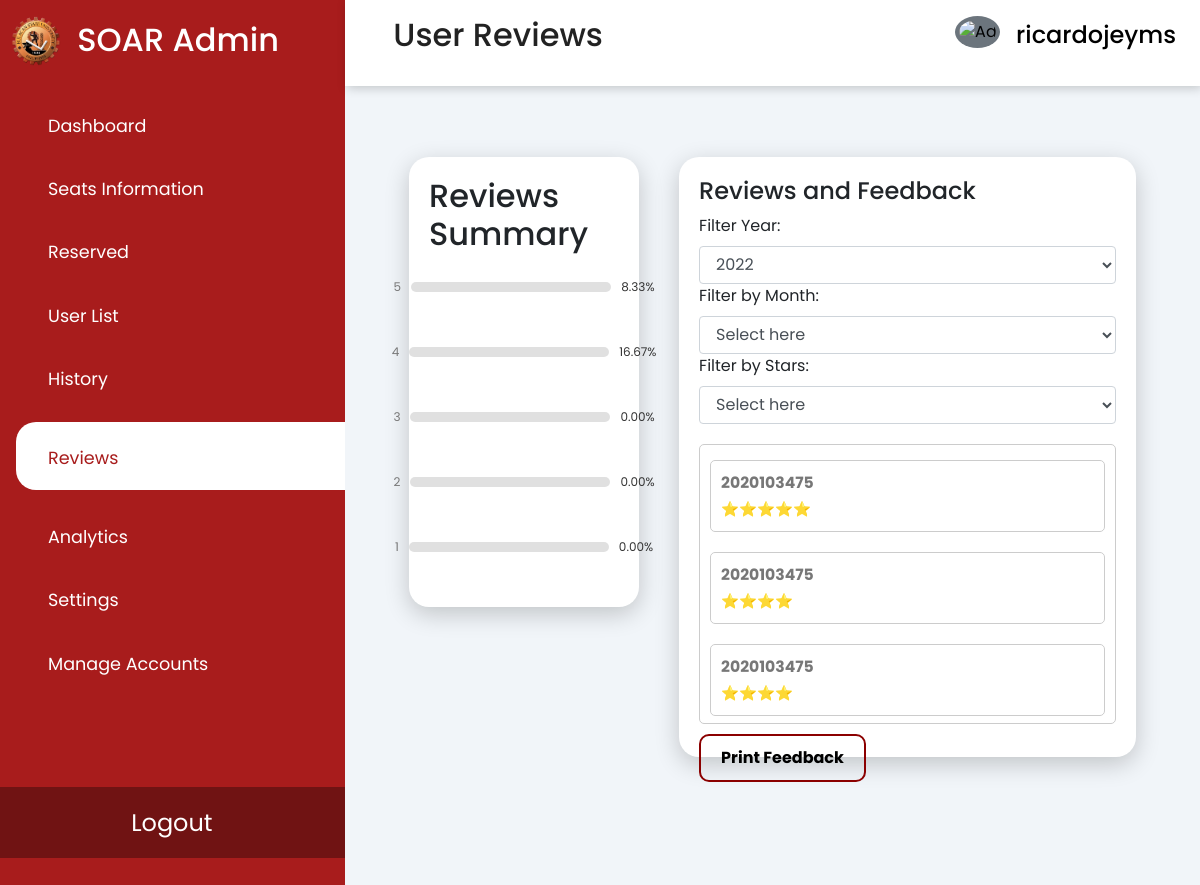
The app's page /php/adminReviews.php (signed in), older data.
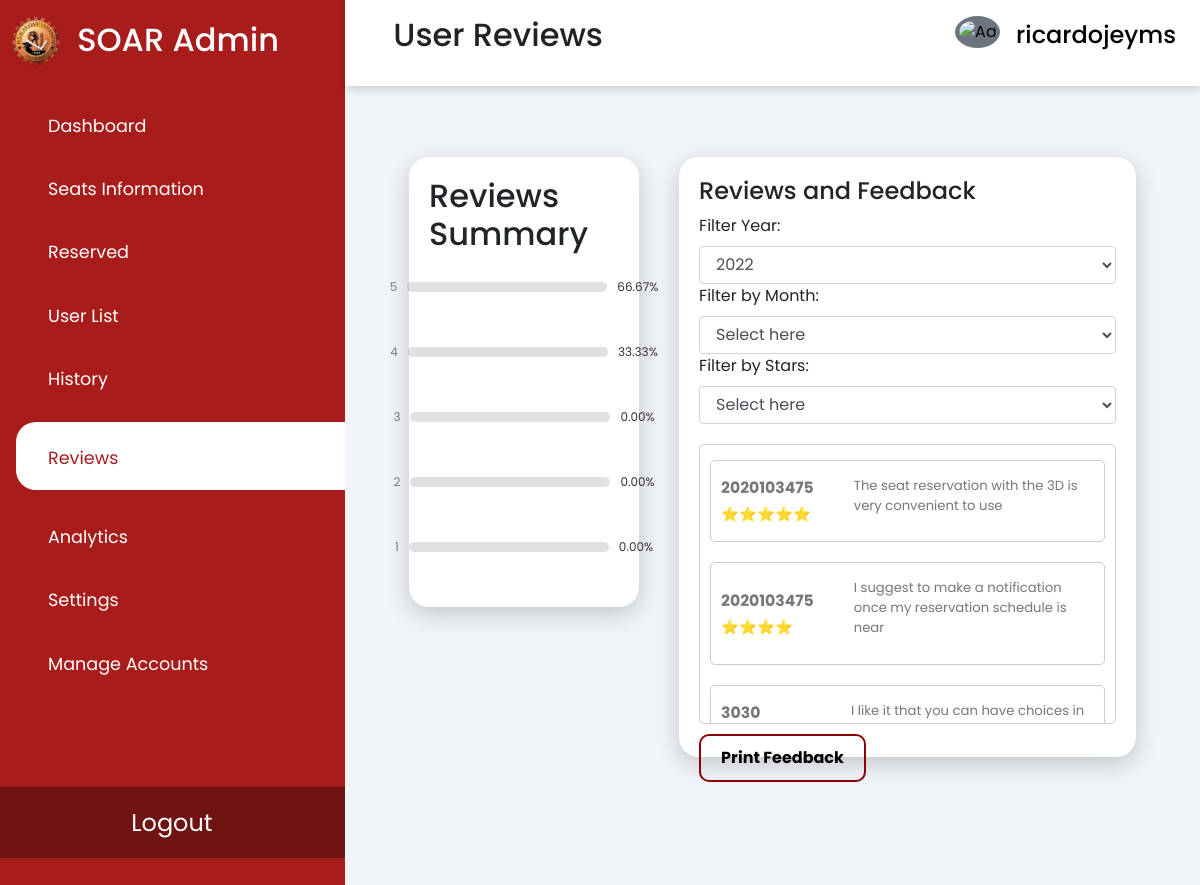
The same page, newer data.
### tables this page shows
CREATE TABLE `rating` (
  `rating_id` int(11) NOT NULL,
  `rating` int(11) DEFAULT NULL,
  `review` varchar(255) DEFAULT NULL,
  `date` date DEFAULT NULL,
  `user_id` int(11) DEFAULT NULL
);

### php/adminReviews.php (the view, shortened to what the changed rows need)
<?php
require 'connect.php';
?>
<!DOCTYPE HTML>
<html>
<head>
    <link rel="stylesheet" href="https://cdn.jsdelivr.net/npm/bootstrap@4.6.2/dist/css/bootstrap.min.css"
>
    <link rel="stylesheet" type="text/css" href="css/adminReviews.css" />
    <link rel="stylesheet"
        href="https://maxst.icons8.com/vue-static/landings/line-awesome/line-awesome/1.3.0/css/line-awesome.min.css">
</head>
<body>
    <div class="sidebar">
        <div class="sidebar-brand">
            <h2> <span>SOAR Admin</span></h2>
        </div>
    </div>
    <div class="header">
        <header>
            <h2>
                <label for="nav-toggle">
                    <div class="toggle">
                        <span class="la la-bars"></span>
                    </div>
                </label>
                User Reviews
            </h2>
        </header>
    </div>
    <div class="main-content">
        <main>
            <div class="dashboard">
                <?php
                $query = "SELECT rating, COUNT(*) AS count FROM rating GROUP BY rating";
                $result = $conn->query($query);
                $ratings = [];
                while ($row = $result->fetch_assoc()) {
                    $ratings[$row['rating']] = $row['count'];
                }
                $totalRatings = array_sum($ratings);
                $percentageRatings = [];
                foreach ($ratings as $rating => $count) {
                    $percentage = ($count / $totalRatings) * 100;
                    $percentageRatings[$rating] = $percentage;
                }
                ?>
                <div class="reviews-container">
                    <h2>Reviews Summary</h2>
                    <?php
                    for ($rating = 5; $rating >= 1; $rating--) {
                        $percentage = isset($percentageRatings[$rating]) ? $percentageRatings[$rating] : 0;
                        echo '<div class="review">';
                        echo '<span class="icon-container">' . $rating . ' <i class="fas fa-star"></i></span>';
                        echo '<div class="progress">';
                        echo '</div>';
                        echo '<span class="percent">' . number_format($percentage, 2) . '%</span>';
                        echo '</div>';
                    }
                    ?>
                </div>
                <div class="box-container">
                    <div class="box">
                        <div>
                            <?php
                            if (isset($_GET['search'])) {
                                $valueToSearch = $_GET['search'];
                                $querySearch = "SELECT * FROM rating  WHERE rating_id >= 0";
                                $search_result = filterTable($querySearch);
                            } else {
                                $querySearch = "SELECT * FROM rating  WHERE rating_id >= 0";
                                $search_result = filterTable($querySearch);
                            }
                            function filterTable($querySearch)
                            {
                                require 'connect.php';
                                $filter_Result = mysqli_query($conn, $querySearch);
                                return $filter_Result;
                            }
                            ?>
                            <div class="review-list-container">
                                <div class="review-list">
                                    <?php
                                    if ($count = mysqli_num_rows($search_result) > 0) {
                                        while ($row2 = mysqli_fetch_array($search_result)) {
                                            ?>
                                            <div class="reviews">
                                                <div class="review-header">
                                                    <div class="review-info">
                                                        <span class="name">
                                                            <?php echo $row2['user_id']; ?>
                                                        </span>
                                                    </div>
                                                    <div class="star-rating">
                                                        <span>
                                                            <?php if ($row2['rating'] == "1") {
                                                                echo "⭐";
                                                            } elseif ($row2['rating'] == "2") {
                                                                echo "⭐⭐";
                                                            } elseif ($row2['rating'] == "3") {
                                                                echo "⭐⭐⭐";
                                                            } elseif ($row2['rating'] == "4") {
                                                                echo "⭐⭐⭐⭐";
                                                            } elseif ($row2['rating'] == "5") {
                                                                echo "⭐⭐⭐⭐⭐";
                                                            } ?>
                                                        </span>
                                                    </div>
                                                </div>
                                                <div class="review-text">
                                                    <p>
                                                        <?php echo $row2['review']; ?>
                                                    </p>
                                                </div>
                                            </div>
                                        <?php }
                                    }
                                    ?>
                                </div>
                            </div>
                        </div>
        </main>
    </div>
</body>
</html>

Row changes from the older to the newer data that the page shows:
changed rating: review (not shown) → "The seat reservation with the 3D is very convenient to use"
changed rating: review (not shown) → "I suggest to make a notification once my reservation schedule is near"
changed rating: user "2020103475" → "3030"; review (not shown) → "I like it that you can have choices in…"; no longer shows "⭐⭐⭐⭐"
Text that changed along with them:
new list line: "5 66.67 %"
new list line: "4 33.33 %"
list line gone: "5 8.33 %"
list line gone: "4 16.67 %"
